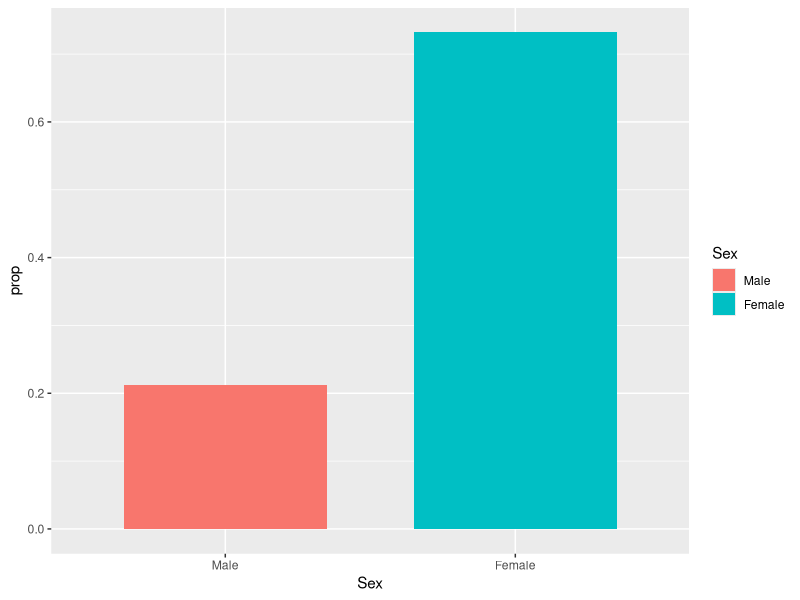
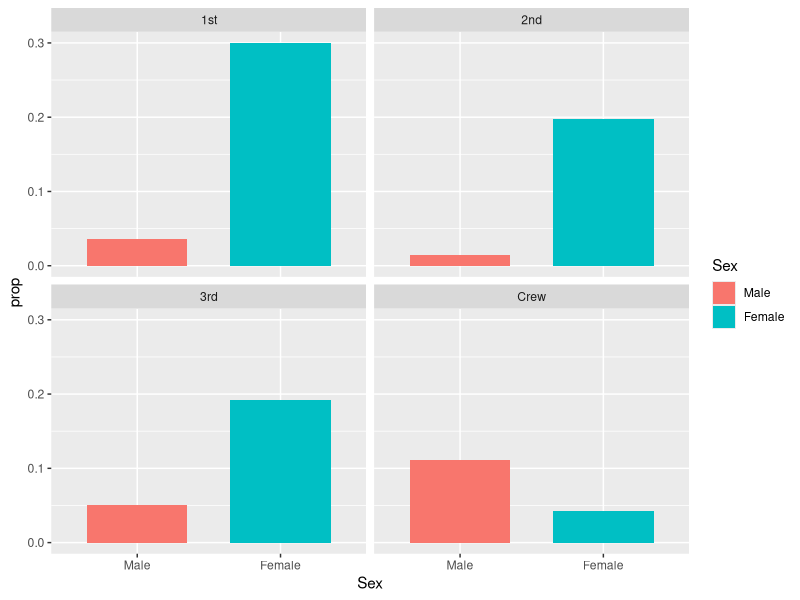
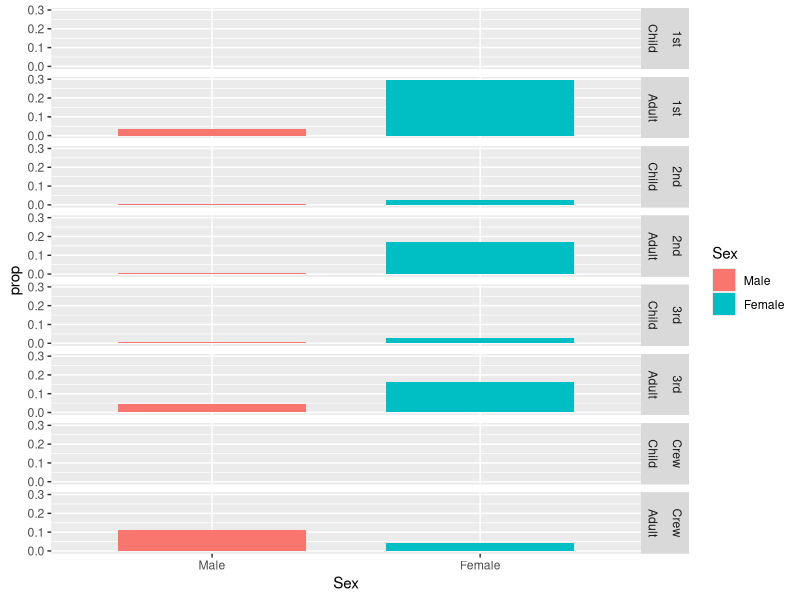

Reproduce these figures in R, in order.
## ---- chunk 1
mydata <- as.data.frame(Titanic)
mydata

library(dplyr) #load library
library(ggplot2) #load library

#Total Number of males and females according to Survival
mydata_1 = mydata %>% group_by(Sex, Survived) %>% summarize(counts=sum(Freq))
mydata_1

mydata_1 %>% group_by(Sex)
mydata_1 %>% group_by(Sex) %>% 
  mutate(nsex=sum(counts)) #We need this new column to get the total of F and M

#Get proportion of M and F who survived and not survived
mydata_2 = mydata_1 %>% group_by(Sex) %>% 
  mutate(nsex=sum(counts)) %>% 
  mutate(prop=counts/nsex)
mydata_2

#Other way
#mydata_1 %>% group_by(Sex) %>% mutate(nsex=sum(counts), prop=counts/nsex)


#Plot Data

#Create variable to be ploted
plotdata <- mydata_2 %>%
  filter(Survived=='Yes')
plotdata

ggplot(data=plotdata, aes(x=Sex, y=prop, fill=Sex)) +
geom_bar(stat="identity", width=0.7)
## ---- chunk 2
mydata_class = mydata %>% group_by(Sex, Survived, Class) %>% summarize(counts=sum(Freq))
mydata_class

mydata_class %>% group_by(Sex)
mydata_class_1 = mydata_class %>% group_by(Sex) %>% 
  mutate(nsex=sum(counts)) #We need this new column to get the total of F and M for each Class
mydata_class_1

#Get proportion of M and F whio survived and not survived of each class
mydata_class_2 = mydata_class_1 %>% group_by(Sex) %>% 
  mutate(nsex=sum(counts)) %>% 
  mutate(prop=counts/nsex)
mydata_2

#Plot Data

#Create variable to be ploted
plotdata <- mydata_class_2 %>%
  filter(Survived=='Yes')
plotdata

ggplot(data=plotdata, aes(x=Sex, y=prop, fill=Sex)) +
geom_bar(stat="identity", width=0.7) +
facet_wrap(vars(Class))

## ---- chunk 3
mydata_class_age = mydata %>% group_by(Sex, Survived, Class, Age) %>% summarize(counts=sum(Freq))
mydata_class_age

mydata_class_age %>% group_by(Sex)
mydata_class_age_1 = mydata_class_age %>% group_by(Sex) %>% 
  mutate(nsex=sum(counts)) #We need this new column to get the total of F and M for each Class
mydata_class_age_1

#Get proportion of M and F who survived and not survived of each class and age
mydata_class_age_2 = mydata_class_age_1 %>% group_by(Sex) %>% 
  mutate(nsex=sum(counts)) %>% 
  mutate(prop=counts/nsex)
mydata_class_age_2

#Plot Data

#Create variable to be ploted
plotdata <- mydata_class_age_2 %>%
  filter(Survived=='Yes')
plotdata

#To-Do: See correct solution
ggplot(data=plotdata, aes(x=Sex, y=prop, fill=Sex)) +
geom_bar(stat="identity", width=0.7) +
  facet_grid(vars(Class, Age))
